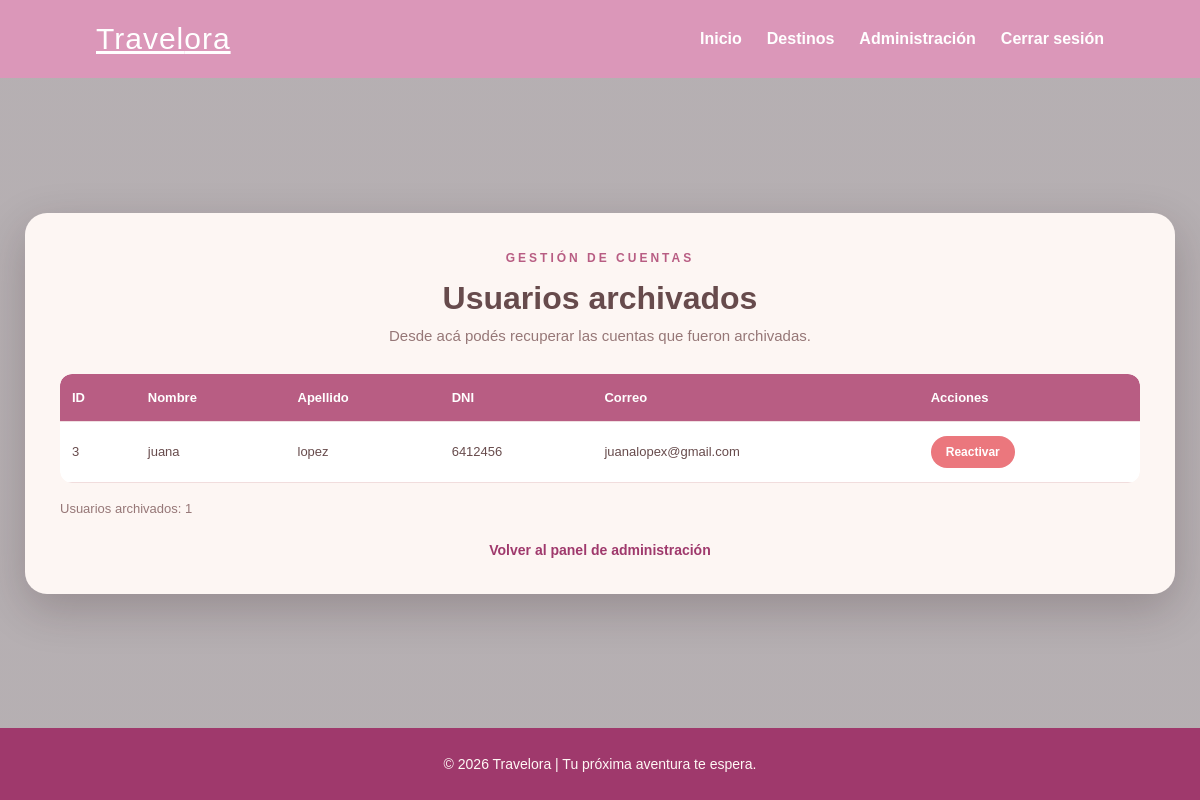
The app's page /Travelora/usuarios_archivados.php (signed in) with its own data.
### tables this page shows
CREATE TABLE `usuarios` (
  `id` int(11) NOT NULL,
  `nombre` varchar(100) NOT NULL,
  `apellido` varchar(100) NOT NULL,
  `dni` varchar(20) NOT NULL,
  `correo` varchar(150) NOT NULL,
  `contraseña` varchar(255) NOT NULL,
  `rol` enum('usuario','admin') DEFAULT 'usuario',
  `fecha_archivado` datetime DEFAULT NULL,
  `fecha_creacion` timestamp NOT NULL DEFAULT current_timestamp()
);

### Travelora/usuarios_archivados.php (the view, shortened to what this page needs)
<?php
require_once "conexion.php";
$consulta = $conexion->prepare(
    "SELECT id, nombre, apellido, dni, correo
    FROM usuarios
    WHERE fecha_archivado IS NOT NULL
    ORDER BY id DESC"
);
$consulta->execute();
$usuarios = $consulta->fetchAll(PDO::FETCH_ASSOC);
?>
<!DOCTYPE html>
<html lang="es">
<head>
    <link rel="stylesheet" href="style.css?v=12">
</head>
<body class="archivados-page">
    <header class="navbar">
        <a href="index.php" class="logo">
            Travel<span>ora</span>
        </a>
        <nav class="menu">
            <a href="index.php">Inicio</a>
            <a href="destinos.php">Destinos</a>
            <a href="admin_usuarios.php">Administración</a>
            <a href="cerrar_sesion.php">Cerrar sesión</a>
        </nav>
    </header>
    <main class="archivados-container">
        <section class="archivados-card">
            <div class="archivados-heading">
                <span class="archivados-tag">GESTIÓN DE CUENTAS</span>
                <h1>Usuarios archivados</h1>
                <p>Desde acá podés recuperar las cuentas que fueron archivadas.</p>
            </div>
            <div class="archivados-table-wrapper">
                <table class="archivados-table">
                    <thead>
                        <tr>
                            <th>ID</th>
                            <th>Nombre</th>
                            <th>Apellido</th>
                            <th>DNI</th>
                            <th>Correo</th>
                            <th>Acciones</th>
                        </tr>
                    </thead>
                    <tbody>
                        <?php if (count($usuarios) > 0): ?>
                            <?php foreach ($usuarios as $usuario): ?>
                                <tr>
                                    <td><?php echo htmlspecialchars($usuario["id"]); ?></td>
                                    <td><?php echo htmlspecialchars($usuario["nombre"]); ?></td>
                                    <td><?php echo htmlspecialchars($usuario["apellido"]); ?></td>
                                    <td><?php echo htmlspecialchars($usuario["dni"]); ?></td>
                                    <td><?php echo htmlspecialchars($usuario["correo"]); ?></td>
                                    <td>
                                        <form
                                            method="POST"
                                            onsubmit="return confirm('¿Querés reactivar este usuario?');"
                                        >
                                            <button
                                                type="submit"
                                                class="archivados-reactivate"
                                            >
                                                Reactivar
                                            </button>
                                        </form>
                                    </td>
                                </tr>
                            <?php endforeach; ?>
                        <?php endif; ?>
                    </tbody>
                </table>
            </div>
            <p class="archivados-results">
                Usuarios archivados: <?php echo count($usuarios); ?>
            </p>
            <div class="archivados-actions">
                <a href="admin_usuarios.php" class="archivados-back">
                    Volver al panel de administración
                </a>
            </div>
        </section>
    </main>
    <footer class="footer">
        <p>© 2026 Travelora | Tu próxima aventura te espera.</p>
    </footer>
</body>
</html>

### Travelora/style.css (style rules this page uses)
* { margin: 0; padding: 0; box-sizing: border-box; }
html { scroll-behavior: smooth; }
body { font-family: Arial, sans-serif; background-color: #fff8f5; color: #674b4c; }
.navbar { display: flex; justify-content: space-between; align-items: center; padding: 22px 8%; background-color: #db97b9; }
.logo { font-size: 30px; color: #ffffff; letter-spacing: 1px; }
.logo span { color: #ffffff; }
.menu { display: flex; align-items: center; gap: 25px; }
.menu a { text-decoration: none; color: #ffffff; font-weight: bold; transition: 0.3s; }
table { width: 100%; border-collapse: collapse; background-color: white; border-radius: 12px; overflow: hidden; }
th, td { padding: 14px; text-align: left; border-bottom: 1px solid #f0dfe1; }
th { background-color: #db97b9; color: white; }
td { color: #674b4c; }
button, .boton-accion { transition: 0.3s; }
footer { background-color: #9f396c; color: #fff8f5; text-align: center; padding: 28px; font-size: 14px; }
.archivados-page { min-height: 100vh; display: flex; flex-direction: column; background: linear-gradient(rgba(45, 27, 35, 0.35), rgba(45, 27, 35, 0.35)), url("https://images.unsplash.com/photo-1567991722999-74f27f53f33a?w=1600") center/cover fixed; }
.archivados-container { width: 100%; max-width: 1200px; margin: auto; padding: 45px 25px; }
.archivados-card { width: 100%; padding: 35px; background: rgba(255, 248, 245, 0.97); border-radius: 22px; box-shadow: 0 15px 45px rgba(40, 20, 25, 0.22); }
.archivados-heading { text-align: center; margin-bottom: 30px; }
.archivados-tag { color: #b85d83; font-size: 12px; font-weight: bold; letter-spacing: 3px; }
.archivados-heading h1 { color: #674b4c; font-size: 32px; margin: 14px 0 10px; }
.archivados-heading p { color: #967777; font-size: 15px; }
.archivados-table-wrapper { width: 100%; overflow-x: auto; border-radius: 12px; }
.archivados-table { width: 100%; border-collapse: collapse; background: white; color: #674b4c; font-size: 13px; }
.archivados-table th { padding: 16px 12px; background: #b85d83; color: white; text-align: left; white-space: nowrap; }
.archivados-table td { padding: 14px 12px; border-bottom: 1px solid #f1dddd; }
.archivados-table form { margin: 0; }
.archivados-reactivate { padding: 9px 15px; border: none; border-radius: 22px; background: #eb777d; color: white; font-size: 12px; font-weight: bold; cursor: pointer; transition: 0.3s; }
.archivados-results { margin-top: 18px; color: #967777; font-size: 13px; }
.archivados-actions { margin-top: 25px; text-align: center; }
.archivados-back { color: #9f396c; text-decoration: none; font-size: 14px; font-weight: bold; }
body { overflow-x: hidden; }

### records on screen
usuarios: id "3", nombre "juana", apellido "lopez", dni "6412456", correo "juanalopex@gmail.com"

### other values on screen
count($usuarios) "1"
